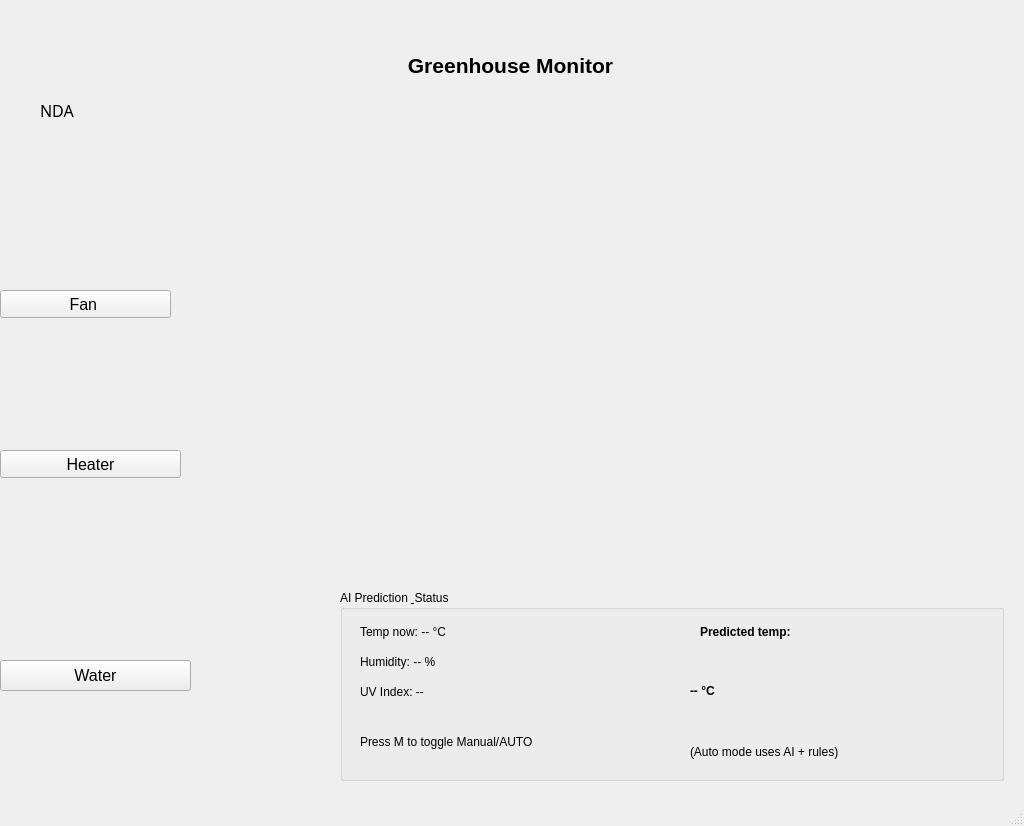
<?xml version="1.0" encoding="UTF-8"?>
<ui version="4.0">
 <class>MainWindow</class>
 <widget class="QMainWindow" name="MainWindow">
  <property name="geometry">
   <rect>
    <x>0</x>
    <y>0</y>
    <width>1024</width>
    <height>826</height>
   </rect>
  </property>
  <property name="windowTitle">
   <string>MainWindow</string>
  </property>
  <widget class="QWidget" name="centralwidget">
   <widget class="QLabel" name="label">
    <property name="geometry">
     <rect>
      <x>330</x>
      <y>20</y>
      <width>361</width>
      <height>91</height>
     </rect>
    </property>
    <property name="font">
     <font>
      <pointsize>16</pointsize>
      <weight>75</weight>
      <bold>true</bold>
     </font>
    </property>
    <property name="text">
     <string>Greenhouse Monitor</string>
    </property>
    <property name="alignment">
     <set>Qt::AlignCenter</set>
    </property>
   </widget>
   <widget class="QLabel" name="label_2">
    <property name="geometry">
     <rect>
      <x>0</x>
      <y>-10</y>
      <width>121</width>
      <height>151</height>
     </rect>
    </property>
    <property name="styleSheet">
     <string notr="true">image:url(:/myimage/helios.png)</string>
    </property>
    <property name="text">
     <string/>
    </property>
   </widget>
   <widget class="QPushButton" name="pushFan">
    <property name="geometry">
     <rect>
      <x>0</x>
      <y>290</y>
      <width>171</width>
      <height>28</height>
     </rect>
    </property>
    <property name="font">
     <font>
      <pointsize>12</pointsize>
     </font>
    </property>
    <property name="text">
     <string>Fan </string>
    </property>
   </widget>
   <widget class="QLabel" name="label_3">
    <property name="geometry">
     <rect>
      <x>10</x>
      <y>130</y>
      <width>161</width>
      <height>161</height>
     </rect>
    </property>
    <property name="styleSheet">
     <string notr="true">image:url(:/myimage/fan_off.png)</string>
    </property>
    <property name="text">
     <string/>
    </property>
    <property name="alignment">
     <set>Qt::AlignCenter</set>
    </property>
   </widget>
   <widget class="QLabel" name="label_5">
    <property name="geometry">
     <rect>
      <x>0</x>
      <y>330</y>
      <width>171</width>
      <height>111</height>
     </rect>
    </property>
    <property name="styleSheet">
     <string notr="true">image:url(:/myimage/heater_off.png)</string>
    </property>
    <property name="text">
     <string/>
    </property>
    <property name="alignment">
     <set>Qt::AlignCenter</set>
    </property>
   </widget>
   <widget class="QPushButton" name="pushFan_2">
    <property name="geometry">
     <rect>
      <x>0</x>
      <y>450</y>
      <width>181</width>
      <height>28</height>
     </rect>
    </property>
    <property name="font">
     <font>
      <pointsize>12</pointsize>
     </font>
    </property>
    <property name="text">
     <string>Heater</string>
    </property>
   </widget>
   <widget class="QPushButton" name="pushButton">
    <property name="geometry">
     <rect>
      <x>0</x>
      <y>660</y>
      <width>191</width>
      <height>31</height>
     </rect>
    </property>
    <property name="font">
     <font>
      <pointsize>12</pointsize>
     </font>
    </property>
    <property name="text">
     <string>Water</string>
    </property>
   </widget>
   <widget class="QLabel" name="label_6">
    <property name="geometry">
     <rect>
      <x>0</x>
      <y>530</y>
      <width>191</width>
      <height>111</height>
     </rect>
    </property>
    <property name="styleSheet">
     <string notr="true">image:url(:/myimage/water_off.png)</string>
    </property>
    <property name="text">
     <string/>
    </property>
    <property name="alignment">
     <set>Qt::AlignCenter</set>
    </property>
   </widget>
   <widget class="QLabel" name="label_4">
    <property name="geometry">
     <rect>
      <x>40</x>
      <y>100</y>
      <width>81</width>
      <height>21</height>
     </rect>
    </property>
    <property name="font">
     <font>
      <family>Gigi</family>
      <pointsize>12</pointsize>
     </font>
    </property>
    <property name="text">
     <string>NDA</string>
    </property>
   </widget>
   <widget class="QWidget" name="rightPanel" native="true">
    <property name="geometry">
     <rect>
      <x>330</x>
      <y>10</y>
      <width>684</width>
      <height>781</height>
     </rect>
    </property>
    <widget class="QWidget" name="chartContainer" native="true">
     <property name="geometry">
      <rect>
       <x>10</x>
       <y>90</y>
       <width>664</width>
       <height>520</height>
      </rect>
     </property>
    </widget>
    <widget class="QGroupBox" name="groupAI">
     <property name="geometry">
      <rect>
       <x>10</x>
       <y>580</y>
       <width>664</width>
       <height>191</height>
      </rect>
     </property>
     <property name="title">
      <string>AI Prediction &amp; Status</string>
     </property>
     <widget class="QLabel" name="label_tempNow">
      <property name="geometry">
       <rect>
        <x>20</x>
        <y>30</y>
        <width>250</width>
        <height>24</height>
       </rect>
      </property>
      <property name="text">
       <string>Temp now: -- °C</string>
      </property>
     </widget>
     <widget class="QLabel" name="label_humNow">
      <property name="geometry">
       <rect>
        <x>20</x>
        <y>60</y>
        <width>250</width>
        <height>24</height>
       </rect>
      </property>
      <property name="text">
       <string>Humidity: -- %</string>
      </property>
     </widget>
     <widget class="QLabel" name="label_uvNow">
      <property name="geometry">
       <rect>
        <x>20</x>
        <y>90</y>
        <width>250</width>
        <height>24</height>
       </rect>
      </property>
      <property name="text">
       <string>UV Index: --</string>
      </property>
     </widget>
     <widget class="QLabel" name="label_tempPredTitle">
      <property name="geometry">
       <rect>
        <x>360</x>
        <y>30</y>
        <width>140</width>
        <height>24</height>
       </rect>
      </property>
      <property name="font">
       <font>
        <weight>75</weight>
        <bold>true</bold>
       </font>
      </property>
      <property name="text">
       <string>Predicted temp:</string>
      </property>
     </widget>
     <widget class="QLabel" name="label_tempPred">
      <property name="geometry">
       <rect>
        <x>350</x>
        <y>60</y>
        <width>271</width>
        <height>81</height>
       </rect>
      </property>
      <property name="font">
       <font>
        <weight>75</weight>
        <bold>true</bold>
       </font>
      </property>
      <property name="text">
       <string>-- °C</string>
      </property>
     </widget>
     <widget class="QLabel" name="label_aiNote">
      <property name="geometry">
       <rect>
        <x>350</x>
        <y>150</y>
        <width>280</width>
        <height>24</height>
       </rect>
      </property>
      <property name="text">
       <string>(Auto mode uses AI + rules)</string>
      </property>
     </widget>
     <widget class="QLabel" name="label_modeHint">
      <property name="geometry">
       <rect>
        <x>20</x>
        <y>140</y>
        <width>300</width>
        <height>24</height>
       </rect>
      </property>
      <property name="text">
       <string>Press M to toggle Manual/AUTO</string>
      </property>
     </widget>
    </widget>
   </widget>
  </widget>
  <widget class="QMenuBar" name="menubar">
   <property name="geometry">
    <rect>
     <x>0</x>
     <y>0</y>
     <width>1024</width>
     <height>26</height>
    </rect>
   </property>
  </widget>
  <widget class="QStatusBar" name="statusbar"/>
 </widget>
 <resources>
  <include location="image.qrc"/>
 </resources>
 <connections/>
</ui>
